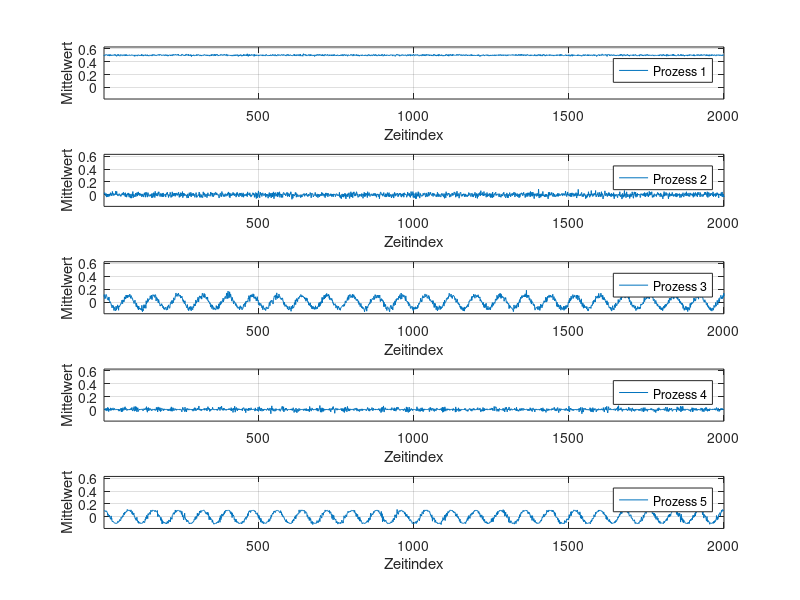
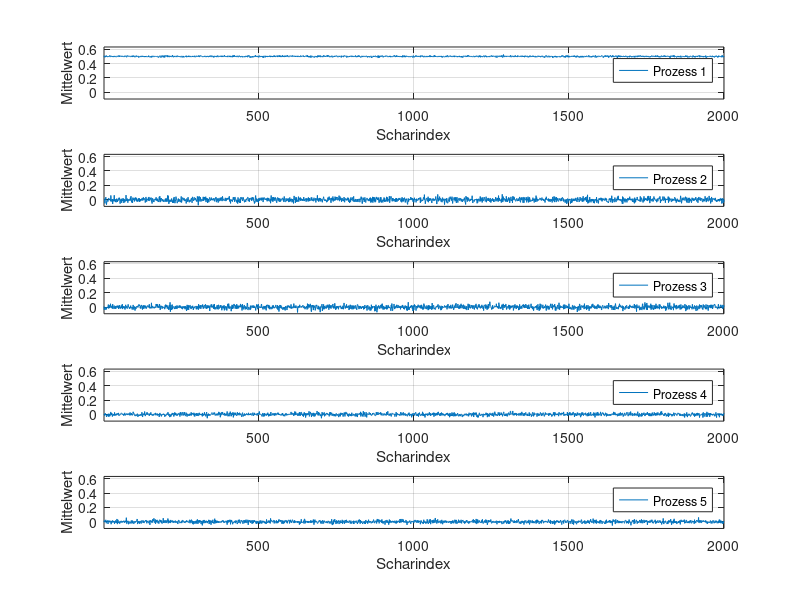
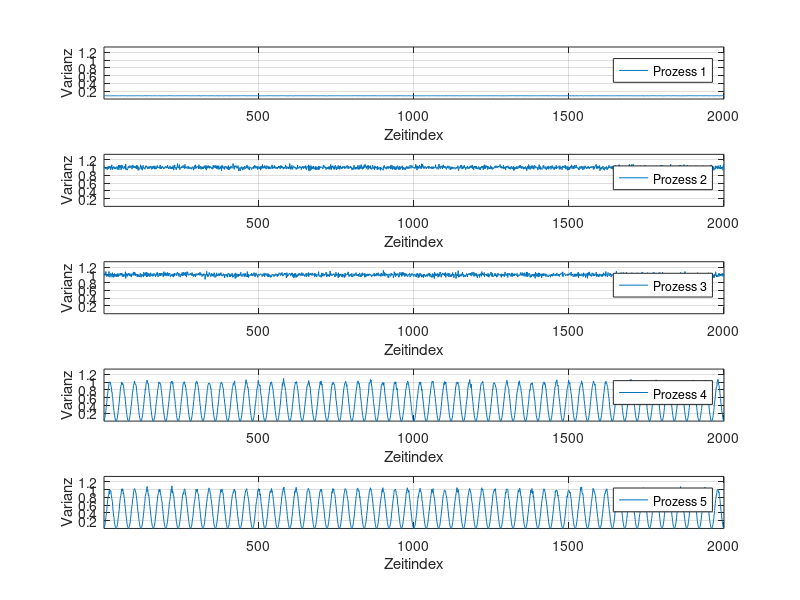
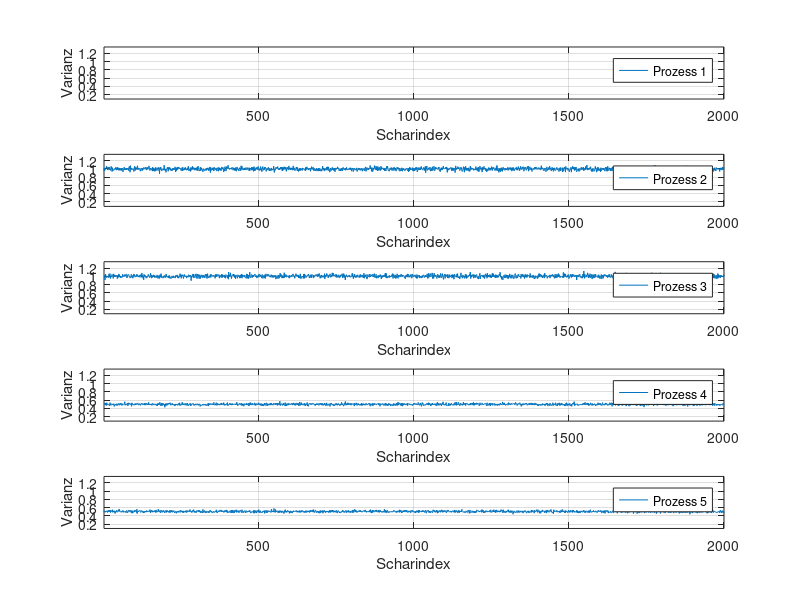

Write the MATLAB code that produced these figures, in order.
% NTP - Stochastische Signale - Stationaritaet und Ergodizitaet (A1)

close all
clc

%% Realisierungen verschiedener Prozesse erzeugen

% nur einmal berechnen
if ~exist('x_all', 'var')
    
    % Anzahl der Elemente
    N = 2000;  
    
    % Gleichverteilung
    x1  = rand(N);

    % Normalverteilung   
    x2 = randn(N);  

    % zeitlich veraenderlicher Erwartungswert
    mu = cos(2*pi * 25/N * (1:N)) / 10;
    x3 = randn(N) + repmat(mu, N, 1);

    % zeitlich veraenderliche Varianz
    sigma = sin(2*pi * 25/N * (1:N));
    x4 = randn(N) .* repmat(sigma, N, 1);

    % zeitlich veraenderliche Varianz und Erwartungswert
    x5 = randn(N) .* repmat(sigma, N, 1) + repmat(mu, N, 1);

    % alle Prozesse ein cell
    x_all = {x1, x2, x3, x4, x5};

    clear mu sigma x1 x2 x3 x4 x5
end


%% Momente der Prozesse berechnen und Labels festlegen

mu_schar.name = 'Scharmittelwerte';
mu_schar.xlabel = 'Zeitindex';
mu_schar.ylabel = 'Mittelwert';
mu_schar.values = cellfun(@(x) {mean(x, 1)}, x_all);

o2_schar.name = 'Scharvarianzen';
o2_schar.xlabel = 'Zeitindex';
o2_schar.ylabel = 'Varianz';
o2_schar.values = cellfun(@(x) {var(x, 1, 1)}, x_all);

mu_time.name = 'Zeitmittelwerte';
mu_time.xlabel = 'Scharindex';
mu_time.ylabel = 'Mittelwert';
mu_time.values = cellfun(@(x) {mean(x, 2).'}, x_all);

o2_time.name = 'Zeitvarianzen';
o2_time.xlabel = 'Scharindex';
o2_time.ylabel = 'Varianz';
o2_time.values = cellfun(@(x) {var(x, 1, 2).'}, x_all);


%% Plots erstellen

% zeige alle folgenden Plots in einem Fenster
set(0,'DefaultFigureWindowStyle','docked')

for plot_var = {mu_schar, mu_time, o2_schar, o2_time}
    figure('Name', plot_var{1}.name)
    % Werte des aktuelles Moments für alle Prozesse
    values = plot_var{1}.values;  
    % berechne Min/Max für den Anzeigebereich
    v_min = min(min(cell2mat(values)));
    v_max = max(max(cell2mat(values)));
    % ein Subplot pro Prozess erzeugen
    for i = 1:length(values) 
        subplot(length(values), 1, i)
        
        plot(values{i})
        
        xlabel(plot_var{1}.xlabel); ylabel(plot_var{1}.ylabel); grid on;
        legend(sprintf('Prozess %d', i))
        axis([-inf, inf, 1.2*v_min, 1.2*v_max])
    end; clear i
   
end; clear plot_var values v_*
